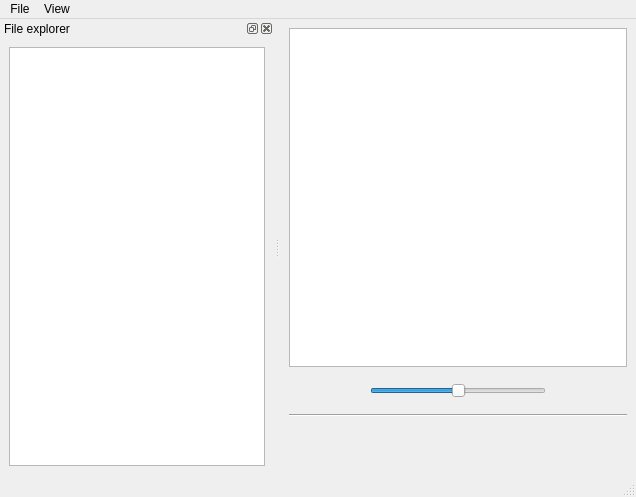
<?xml version="1.0" encoding="UTF-8"?>
<ui version="4.0">
 <class>MainWindow</class>
 <widget class="QMainWindow" name="MainWindow">
  <property name="geometry">
   <rect>
    <x>0</x>
    <y>0</y>
    <width>636</width>
    <height>497</height>
   </rect>
  </property>
  <property name="windowTitle">
   <string>PyImView</string>
  </property>
  <property name="windowIcon">
   <iconset resource="resources.qrc">
    <normaloff>:/icons/app-icon.png</normaloff>:/icons/app-icon.png</iconset>
  </property>
  <property name="toolButtonStyle">
   <enum>Qt::ToolButtonIconOnly</enum>
  </property>
  <widget class="QWidget" name="centralwidget">
   <layout class="QVBoxLayout" name="verticalLayout_3">
    <item>
     <layout class="QVBoxLayout" name="verticalLayout_2">
      <item>
       <widget class="QGraphicsView" name="graphicsView"/>
      </item>
      <item>
       <layout class="QHBoxLayout" name="horizontalLayout_2">
        <item>
         <spacer name="horizontalSpacer_3">
          <property name="orientation">
           <enum>Qt::Horizontal</enum>
          </property>
          <property name="sizeType">
           <enum>QSizePolicy::Minimum</enum>
          </property>
          <property name="sizeHint" stdset="0">
           <size>
            <width>40</width>
            <height>20</height>
           </size>
          </property>
         </spacer>
        </item>
        <item>
         <widget class="QToolButton" name="toolButton_zoom_out">
          <property name="enabled">
           <bool>true</bool>
          </property>
          <property name="toolTip">
           <string>Zoom out</string>
          </property>
          <property name="styleSheet">
           <string notr="true">QToolButton{
background-color:transparent;
border:none;
}

QToolButton:pressed{
background-color:rgb(193, 210, 238)
}</string>
          </property>
          <property name="text">
           <string/>
          </property>
          <property name="icon">
           <iconset resource="resources.qrc">
            <normaloff>:/icons/zoom-out.png</normaloff>:/icons/zoom-out.png</iconset>
          </property>
          <property name="iconSize">
           <size>
            <width>32</width>
            <height>32</height>
           </size>
          </property>
         </widget>
        </item>
        <item>
         <widget class="QSlider" name="horizontalSlider_zoom">
          <property name="toolTip">
           <string>Zoom in/out slider</string>
          </property>
          <property name="autoFillBackground">
           <bool>false</bool>
          </property>
          <property name="minimum">
           <number>100</number>
          </property>
          <property name="maximum">
           <number>1100</number>
          </property>
          <property name="value">
           <number>600</number>
          </property>
          <property name="sliderPosition">
           <number>600</number>
          </property>
          <property name="orientation">
           <enum>Qt::Horizontal</enum>
          </property>
          <property name="invertedAppearance">
           <bool>false</bool>
          </property>
          <property name="invertedControls">
           <bool>false</bool>
          </property>
         </widget>
        </item>
        <item>
         <widget class="QToolButton" name="toolButton_zoom_in">
          <property name="enabled">
           <bool>true</bool>
          </property>
          <property name="toolTip">
           <string>Zoom in </string>
          </property>
          <property name="styleSheet">
           <string notr="true">QToolButton{
background-color:transparent;
border:none;
}

QToolButton:pressed{
background-color:rgb(193, 210, 238)
}</string>
          </property>
          <property name="text">
           <string/>
          </property>
          <property name="icon">
           <iconset resource="resources.qrc">
            <normaloff>:/icons/zoom-in.png</normaloff>:/icons/zoom-in.png</iconset>
          </property>
          <property name="iconSize">
           <size>
            <width>32</width>
            <height>32</height>
           </size>
          </property>
         </widget>
        </item>
        <item>
         <spacer name="horizontalSpacer_4">
          <property name="orientation">
           <enum>Qt::Horizontal</enum>
          </property>
          <property name="sizeType">
           <enum>QSizePolicy::Minimum</enum>
          </property>
          <property name="sizeHint" stdset="0">
           <size>
            <width>40</width>
            <height>20</height>
           </size>
          </property>
         </spacer>
        </item>
       </layout>
      </item>
      <item>
       <widget class="Line" name="line">
        <property name="orientation">
         <enum>Qt::Horizontal</enum>
        </property>
       </widget>
      </item>
      <item>
       <layout class="QHBoxLayout" name="horizontalLayout">
        <item>
         <spacer name="horizontalSpacer">
          <property name="orientation">
           <enum>Qt::Horizontal</enum>
          </property>
          <property name="sizeHint" stdset="0">
           <size>
            <width>40</width>
            <height>20</height>
           </size>
          </property>
         </spacer>
        </item>
        <item>
         <widget class="QToolButton" name="toolButton_previous">
          <property name="toolTip">
           <string>Previous picture</string>
          </property>
          <property name="styleSheet">
           <string notr="true">QToolButton{
background-color:transparent;
border:none;
}

QToolButton:pressed{
background-color:rgb(193, 210, 238)
}</string>
          </property>
          <property name="text">
           <string/>
          </property>
          <property name="icon">
           <iconset resource="resources.qrc">
            <normaloff>:/icons/previous.png</normaloff>:/icons/previous.png</iconset>
          </property>
          <property name="iconSize">
           <size>
            <width>40</width>
            <height>40</height>
           </size>
          </property>
          <property name="checkable">
           <bool>false</bool>
          </property>
          <property name="checked">
           <bool>false</bool>
          </property>
          <property name="autoExclusive">
           <bool>true</bool>
          </property>
         </widget>
        </item>
        <item>
         <widget class="QToolButton" name="toolButton_next">
          <property name="toolTip">
           <string>Next picture</string>
          </property>
          <property name="styleSheet">
           <string notr="true">QToolButton{
background-color:transparent;
border:none;
}

QToolButton:pressed{
background-color:rgb(193, 210, 238)
}</string>
          </property>
          <property name="text">
           <string/>
          </property>
          <property name="icon">
           <iconset resource="resources.qrc">
            <normaloff>:/icons/next.png</normaloff>:/icons/next.png</iconset>
          </property>
          <property name="iconSize">
           <size>
            <width>40</width>
            <height>40</height>
           </size>
          </property>
          <property name="checkable">
           <bool>false</bool>
          </property>
          <property name="checked">
           <bool>false</bool>
          </property>
          <property name="autoExclusive">
           <bool>true</bool>
          </property>
         </widget>
        </item>
        <item>
         <widget class="QToolButton" name="toolButton_fit_in_view">
          <property name="toolTip">
           <string>Fit in view</string>
          </property>
          <property name="styleSheet">
           <string notr="true">QToolButton{
background-color:transparent;
border:none;
}

QToolButton:pressed{
background-color:rgb(193, 210, 238)
}</string>
          </property>
          <property name="text">
           <string/>
          </property>
          <property name="icon">
           <iconset resource="resources.qrc">
            <normaloff>:/icons/fullscreen.png</normaloff>:/icons/fullscreen.png</iconset>
          </property>
          <property name="iconSize">
           <size>
            <width>40</width>
            <height>40</height>
           </size>
          </property>
          <property name="checkable">
           <bool>false</bool>
          </property>
          <property name="checked">
           <bool>false</bool>
          </property>
         </widget>
        </item>
        <item>
         <widget class="QToolButton" name="toolButton_rotateCW">
          <property name="toolTip">
           <string>Rotate clockwise (CW)</string>
          </property>
          <property name="styleSheet">
           <string notr="true">QToolButton{
background-color:transparent;
border:none;
}

QToolButton:pressed{
background-color:rgb(193, 210, 238)
}</string>
          </property>
          <property name="text">
           <string/>
          </property>
          <property name="icon">
           <iconset resource="resources.qrc">
            <normaloff>:/icons/rotate-CW.png</normaloff>:/icons/rotate-CW.png</iconset>
          </property>
          <property name="iconSize">
           <size>
            <width>40</width>
            <height>40</height>
           </size>
          </property>
          <property name="checkable">
           <bool>false</bool>
          </property>
          <property name="checked">
           <bool>false</bool>
          </property>
          <property name="autoExclusive">
           <bool>true</bool>
          </property>
         </widget>
        </item>
        <item>
         <widget class="QToolButton" name="toolButton_rotateCCW">
          <property name="toolTip">
           <string>Rotate counter-clockwise (CCW)</string>
          </property>
          <property name="styleSheet">
           <string notr="true">QToolButton{
background-color:transparent;
border:none;
}

QToolButton:pressed{
background-color:rgb(193, 210, 238)
}</string>
          </property>
          <property name="text">
           <string/>
          </property>
          <property name="icon">
           <iconset resource="resources.qrc">
            <normaloff>:/icons/rotate-CCW.png</normaloff>:/icons/rotate-CCW.png</iconset>
          </property>
          <property name="iconSize">
           <size>
            <width>40</width>
            <height>40</height>
           </size>
          </property>
          <property name="checkable">
           <bool>false</bool>
          </property>
          <property name="checked">
           <bool>false</bool>
          </property>
          <property name="autoExclusive">
           <bool>true</bool>
          </property>
         </widget>
        </item>
        <item>
         <spacer name="horizontalSpacer_2">
          <property name="orientation">
           <enum>Qt::Horizontal</enum>
          </property>
          <property name="sizeHint" stdset="0">
           <size>
            <width>40</width>
            <height>20</height>
           </size>
          </property>
         </spacer>
        </item>
       </layout>
      </item>
     </layout>
    </item>
   </layout>
  </widget>
  <widget class="QMenuBar" name="menubar">
   <property name="geometry">
    <rect>
     <x>0</x>
     <y>0</y>
     <width>636</width>
     <height>21</height>
    </rect>
   </property>
   <widget class="QMenu" name="menuFiel">
    <property name="title">
     <string>File</string>
    </property>
    <addaction name="actionLoad"/>
    <addaction name="actionExit"/>
   </widget>
   <widget class="QMenu" name="menuView">
    <property name="title">
     <string>View</string>
    </property>
    <addaction name="actionFile_explorer"/>
   </widget>
   <addaction name="menuFiel"/>
   <addaction name="menuView"/>
  </widget>
  <widget class="QStatusBar" name="statusbar"/>
  <widget class="QDockWidget" name="dockWidget">
   <property name="windowTitle">
    <string>File explorer</string>
   </property>
   <attribute name="dockWidgetArea">
    <number>1</number>
   </attribute>
   <widget class="QWidget" name="dockWidgetContents">
    <layout class="QVBoxLayout" name="verticalLayout">
     <item>
      <widget class="QListWidget" name="listWidget"/>
     </item>
    </layout>
   </widget>
  </widget>
  <action name="actionLoad">
   <property name="text">
    <string>Load</string>
   </property>
  </action>
  <action name="actionExit">
   <property name="text">
    <string>Exit</string>
   </property>
  </action>
  <action name="actionFile_explorer">
   <property name="text">
    <string>File explorer</string>
   </property>
  </action>
 </widget>
 <resources>
  <include location="resources.qrc"/>
 </resources>
 <connections/>
</ui>
